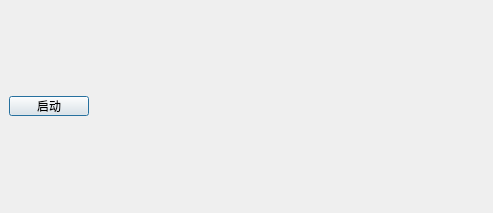
<?xml version="1.0" encoding="UTF-8"?>
<ui version="4.0">
 <class>Dialog</class>
 <widget class="QDialog" name="Dialog">
  <property name="geometry">
   <rect>
    <x>0</x>
    <y>0</y>
    <width>493</width>
    <height>213</height>
   </rect>
  </property>
  <property name="sizePolicy">
   <sizepolicy hsizetype="Expanding" vsizetype="Expanding">
    <horstretch>0</horstretch>
    <verstretch>0</verstretch>
   </sizepolicy>
  </property>
  <property name="windowTitle">
   <string>Dialog</string>
  </property>
  <widget class="QPushButton" name="btnStart">
   <property name="geometry">
    <rect>
     <x>9</x>
     <y>96</y>
     <width>80</width>
     <height>20</height>
    </rect>
   </property>
   <property name="text">
    <string>启动</string>
   </property>
  </widget>
 </widget>
 <resources/>
 <connections/>
</ui>
